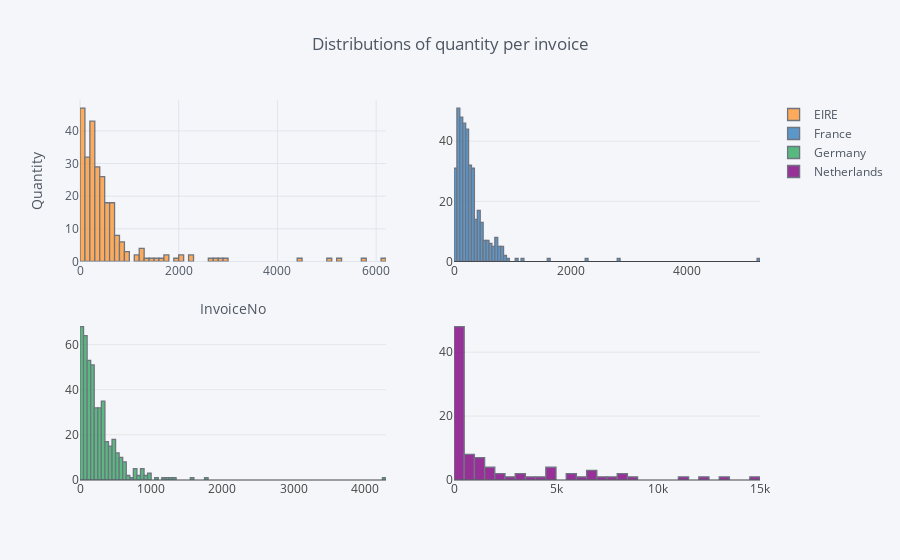

The notebook cell saved with this chart:
### Markdown cell above
## 4. Create a set of interactive histograms showing the distributions of quantity per invoice for the following countries: EIRE, Germany, France, and Netherlands.

### Code cell
d = data.loc[(data['Country'] =='EIRE')|(data['Country']=='Germany')|(data['Country'] =='France')|(data['Country'] =='Netherlands')]
d = d.pivot_table(values='Quantity', columns='Country', index='InvoiceNo', aggfunc='sum')
d.iplot(kind='hist', xTitle='InvoiceNo', subplots=True, yTitle='Quantity', title='Distributions of quantity per invoice')

### Figure 1 — Plotly figure (JSON) as saved in the notebook; plotly's stock layout.template omitted (floating-point values rounded to 4 significant figures; data arrays with more than 128 entries replaced by an {"elided": "..."} marker saying what was removed)
{"data": [{"histfunc": "count", "histnorm": "", "marker": {"color": "rgba(255, 153, 51, 1.0)", "line": {"color": "#4D5663", "width": 1.3}}, "name": "EIRE", "opacity": 0.8, "orientation": "v", "type": "histogram", "x": {"elided": "1171 int values"}, "xaxis": "x1", "yaxis": "y1"}, {"histfunc": "count", "histnorm": "", "marker": {"color": "rgba(55, 128, 191, 1.0)", "line": {"color": "#4D5663", "width": 1.3}}, "name": "France", "opacity": 0.8, "orientation": "v", "type": "histogram", "x": {"elided": "1171 int values"}, "xaxis": "x2", "yaxis": "y2"}, {"histfunc": "count", "histnorm": "", "marker": {"color": "rgba(50, 171, 96, 1.0)", "line": {"color": "#4D5663", "width": 1.3}}, "name": "Germany", "opacity": 0.8, "orientation": "v", "type": "histogram", "x": {"elided": "1171 int values"}, "xaxis": "x3", "yaxis": "y3"}, {"histfunc": "count", "histnorm": "", "marker": {"color": "rgba(128, 0, 128, 1.0)", "line": {"color": "#4D5663", "width": 1.3}}, "name": "Netherlands", "opacity": 0.8, "orientation": "v", "type": "histogram", "x": {"elided": "1171 int values"}, "xaxis": "x4", "yaxis": "y4"}], "layout": {"barmode": "overlay", "legend": {"bgcolor": "#F5F6F9", "font": {"color": "#4D5663"}}, "paper_bgcolor": "#F5F6F9", "plot_bgcolor": "#F5F6F9", "title": "Distributions of quantity per invoice", "titlefont": {"color": "#4D5663"}, "xaxis1": {"anchor": "y1", "domain": [0, 0.45], "gridcolor": "#E1E5ED", "showgrid": true, "tickfont": {"color": "#4D5663"}, "title": "InvoiceNo", "titlefont": {"color": "#4D5663"}, "zerolinecolor": "#E1E5ED"}, "xaxis2": {"anchor": "y2", "domain": [0.55, 1]}, "xaxis3": {"anchor": "y3", "domain": [0, 0.45]}, "xaxis4": {"anchor": "y4", "domain": [0.55, 1]}, "yaxis1": {"anchor": "x1", "domain": [0.575, 1], "gridcolor": "#E1E5ED", "showgrid": true, "tickfont": {"color": "#4D5663"}, "title": "Quantity", "titlefont": {"color": "#4D5663"}, "zerolinecolor": "#E1E5ED"}, "yaxis2": {"anchor": "x2", "domain": [0.575, 1]}, "yaxis3": {"anchor": "x3", "domain": [0, 0.425]}, "yaxis4": {"anchor": "x4", "domain": [0, 0.425]}}}
